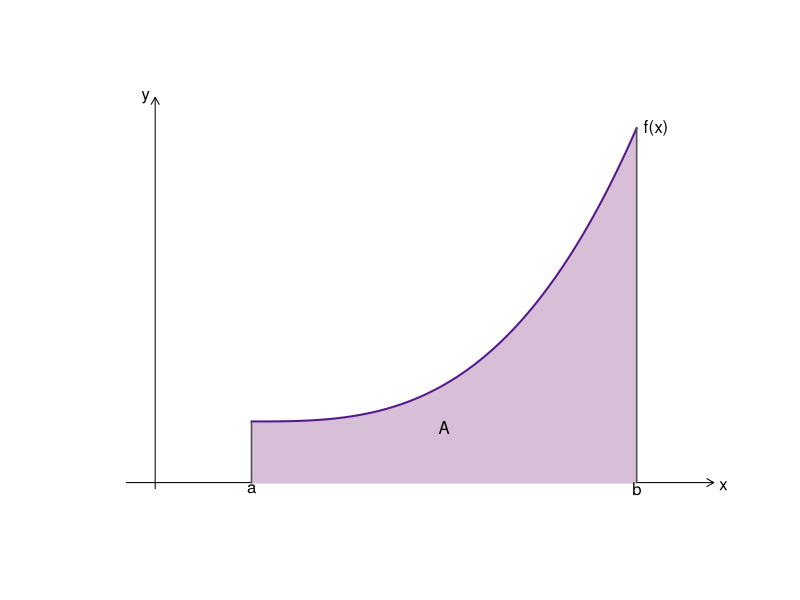
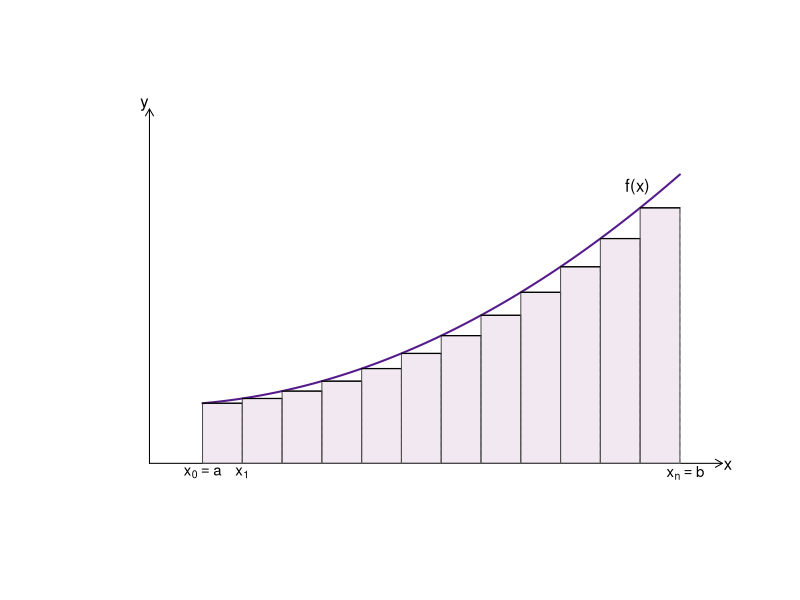

Here is the R script that generated these plots, in order:
## ---- chunk 1
knitr::opts_chunk$set(echo = TRUE, warning = FALSE, message = FALSE, fig.align = "center")
suppressPackageStartupMessages(library(tidyverse))
## ---- chunk 2
tibble(
  Função = c("$f(x)=c$ (constante)", "$f(x)=x^n$", "$f(x)=e^x$", "$f(x)=\\ln(x)$",
             "$f(x)=c\\cdot g(x)$", "$f(x)=g(x)+h(x)$"),
  Derivada = c("$f'(x)=0$", "$f'(x)=nx^{n-1}$", "$f'(x)=e^x$", "$f'(x)=1/x$",
               "$f'(x)=c\\cdot g'(x)$", "$f'(x)=g'(x)+h'(x)$")
) |> knitr::kable(caption = "Regras de derivação usadas neste curso")
## ---- chunk 3
f <- function(x) 0.15*(x-1)^3 + 2
a <- 1; b <- 5
x <- seq(a, b, length = 500)
y <- f(x)
ylim <- c(0, max(y) + 1)

plot(0, 0, type = "n", xlim = c(-0.5, 6), ylim = ylim, xlab = "", ylab = "", axes = FALSE)
arrows(-0.3, 0, 5.8, 0, length = 0.08)
arrows(0, -0.2, 0, ylim[2], length = 0.08)
polygon(c(a, x, b), c(0, y, 0), col = "#d8bfd8", border = NA)
lines(x, y, col = "purple4", lwd = 2)
segments(a, 0, a, f(a), lwd = 1.5, col = "gray30")
segments(b, 0, b, f(b), lwd = 1.5, col = "gray30")
text(a, -0.2, "a"); text(b, -0.2, "b")
text(b + 0.2, f(b), "f(x)")
text(5.9, -0.1, "x"); text(-0.1, ylim[2], "y")
text((a+b)/2, 1.8, "A")
## ---- chunk 4
f <- function(x) 0.06*x^2 + 1.5
a <- 1; b <- 10; n <- 12
x <- seq(a, b, length.out = n + 1)
h <- f(x[-(n+1)])
xc <- seq(a, b, length = 500)
yc <- f(xc)

plot(0, 0, type = "n", xlim = c(-0.8, 11), ylim = c(-0.5, max(yc) + 2),
     xlab = "", ylab = "", axes = FALSE)
arrows(0, 0, 10.8, 0, length = 0.08)
arrows(0, 0, 0, max(yc) + 1.7, length = 0.08)
lines(xc, yc, col = "purple4", lwd = 2)
for (i in 1:n) {
  rect(x[i], 0, x[i+1], h[i], border = "gray30", col = rgb(0.85, 0.75, 0.85, 0.35))
  segments(x[i+1], 0, x[i+1], h[i], lty = 2, col = "gray50")
  segments(x[i], h[i], x[i+1], h[i], lwd = 1.2)
}
text(a, -0.25, expression(x[0] == a), cex = 0.9)
text(x[2], -0.25, expression(x[1]), cex = 0.9)
text(b + 0.1, -0.25, expression(x[n] == b), cex = 0.9)
text(10.9, -0.05, "x"); text(-0.1, max(yc) + 1.8, "y")
text(9.2, f(9.2) + 0.6, "f(x)")
## ---- chunk 5
tibble(
  Função = c("$f(x)=c$", "$f(x)=x^n$ ($n\\ne -1$)", "$f(x)=e^{\\lambda x}$"),
  Primitiva = c("$F(x)=cx$", "$F(x)=\\dfrac{x^{n+1}}{n+1}$", "$F(x)=\\dfrac{1}{\\lambda}e^{\\lambda x}$")
) |> knitr::kable(caption = "Primitivas usadas nos modelos do Capítulo 4")
## ---- chunk 6
# integral de f(x) = x^2 entre 0 e 2, pelo Teorema Fundamental
F <- function(x) x^3 / 3
F(2) - F(0)

# conferindo numericamente
integrate(function(x) x^2, lower = 0, upper = 2)
